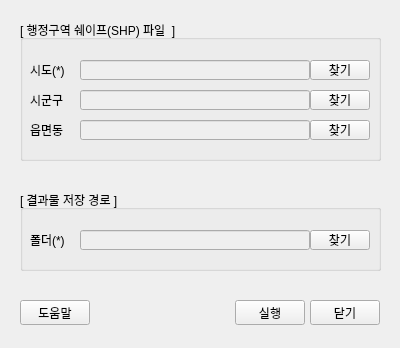
<?xml version="1.0" encoding="UTF-8"?>
<ui version="4.0">
 <class>ExtractorForm</class>
 <widget class="QWidget" name="ExtractorForm">
  <property name="geometry">
   <rect>
    <x>0</x>
    <y>0</y>
    <width>400</width>
    <height>348</height>
   </rect>
  </property>
  <property name="windowTitle">
   <string>GeoJson Extractor</string>
  </property>
  <widget class="QGroupBox" name="LocationGroupBox">
   <property name="geometry">
    <rect>
     <x>20</x>
     <y>20</y>
     <width>361</width>
     <height>141</height>
    </rect>
   </property>
   <property name="title">
    <string>[ 행정구역 쉐이프(SHP) 파일  ]</string>
   </property>
   <widget class="QLabel" name="SigFilePathLabel">
    <property name="geometry">
     <rect>
      <x>10</x>
      <y>70</y>
      <width>80</width>
      <height>20</height>
     </rect>
    </property>
    <property name="text">
     <string>시군구</string>
    </property>
   </widget>
   <widget class="QPushButton" name="SidoFilePathButton">
    <property name="geometry">
     <rect>
      <x>290</x>
      <y>40</y>
      <width>60</width>
      <height>20</height>
     </rect>
    </property>
    <property name="text">
     <string>찾기</string>
    </property>
   </widget>
   <widget class="QLineEdit" name="SidoFilePathEdit">
    <property name="enabled">
     <bool>false</bool>
    </property>
    <property name="geometry">
     <rect>
      <x>60</x>
      <y>40</y>
      <width>230</width>
      <height>20</height>
     </rect>
    </property>
    <property name="readOnly">
     <bool>true</bool>
    </property>
   </widget>
   <widget class="QPushButton" name="SigFilePathButton">
    <property name="geometry">
     <rect>
      <x>290</x>
      <y>70</y>
      <width>60</width>
      <height>20</height>
     </rect>
    </property>
    <property name="text">
     <string>찾기</string>
    </property>
   </widget>
   <widget class="QLabel" name="SidoFilePathLabel">
    <property name="geometry">
     <rect>
      <x>10</x>
      <y>40</y>
      <width>80</width>
      <height>20</height>
     </rect>
    </property>
    <property name="text">
     <string>시도(*)</string>
    </property>
   </widget>
   <widget class="QLineEdit" name="SigFilePathEdit">
    <property name="enabled">
     <bool>false</bool>
    </property>
    <property name="geometry">
     <rect>
      <x>60</x>
      <y>70</y>
      <width>230</width>
      <height>20</height>
     </rect>
    </property>
    <property name="readOnly">
     <bool>true</bool>
    </property>
   </widget>
   <widget class="QPushButton" name="EmdFilePathButton">
    <property name="geometry">
     <rect>
      <x>290</x>
      <y>100</y>
      <width>60</width>
      <height>20</height>
     </rect>
    </property>
    <property name="text">
     <string>찾기</string>
    </property>
   </widget>
   <widget class="QLabel" name="EmdFilePathLabel">
    <property name="geometry">
     <rect>
      <x>10</x>
      <y>100</y>
      <width>80</width>
      <height>20</height>
     </rect>
    </property>
    <property name="text">
     <string>읍면동</string>
    </property>
   </widget>
   <widget class="QLineEdit" name="EmdFilePathEdit">
    <property name="enabled">
     <bool>false</bool>
    </property>
    <property name="geometry">
     <rect>
      <x>60</x>
      <y>100</y>
      <width>230</width>
      <height>20</height>
     </rect>
    </property>
    <property name="readOnly">
     <bool>true</bool>
    </property>
   </widget>
  </widget>
  <widget class="QGroupBox" name="ResultGroupBox">
   <property name="geometry">
    <rect>
     <x>20</x>
     <y>190</y>
     <width>361</width>
     <height>81</height>
    </rect>
   </property>
   <property name="title">
    <string>[ 결과물 저장 경로 ]</string>
   </property>
   <widget class="QPushButton" name="ResultFilePathButton">
    <property name="geometry">
     <rect>
      <x>290</x>
      <y>40</y>
      <width>60</width>
      <height>20</height>
     </rect>
    </property>
    <property name="text">
     <string>찾기</string>
    </property>
   </widget>
   <widget class="QLineEdit" name="ResultFilePathEdit">
    <property name="enabled">
     <bool>false</bool>
    </property>
    <property name="geometry">
     <rect>
      <x>60</x>
      <y>40</y>
      <width>230</width>
      <height>20</height>
     </rect>
    </property>
    <property name="readOnly">
     <bool>true</bool>
    </property>
   </widget>
   <widget class="QLabel" name="ResultFilePathLabel">
    <property name="geometry">
     <rect>
      <x>10</x>
      <y>40</y>
      <width>80</width>
      <height>20</height>
     </rect>
    </property>
    <property name="text">
     <string>폴더(*)</string>
    </property>
   </widget>
  </widget>
  <widget class="QPushButton" name="CloseButton">
   <property name="geometry">
    <rect>
     <x>310</x>
     <y>300</y>
     <width>70</width>
     <height>25</height>
    </rect>
   </property>
   <property name="text">
    <string>닫기</string>
   </property>
  </widget>
  <widget class="QPushButton" name="StartButton">
   <property name="geometry">
    <rect>
     <x>235</x>
     <y>300</y>
     <width>70</width>
     <height>25</height>
    </rect>
   </property>
   <property name="text">
    <string>실행</string>
   </property>
  </widget>
  <widget class="QPushButton" name="HelpButton">
   <property name="geometry">
    <rect>
     <x>20</x>
     <y>300</y>
     <width>70</width>
     <height>25</height>
    </rect>
   </property>
   <property name="text">
    <string>도움말</string>
   </property>
  </widget>
 </widget>
 <resources/>
 <connections/>
</ui>
